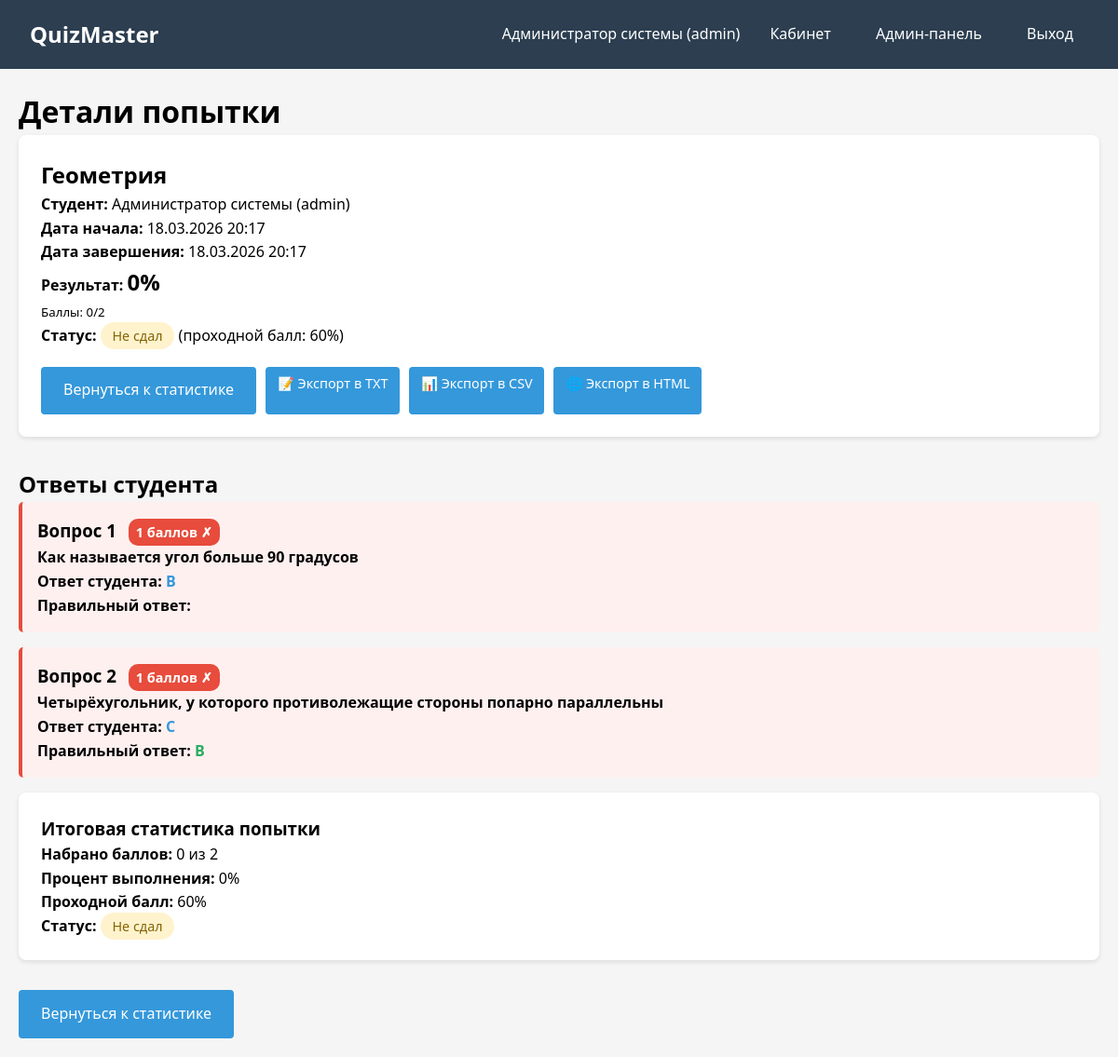
Screenshot of /attempt_details.php?attempt_id=14 (signed in) with the database file from the repository.
### tables this page shows
CREATE TABLE `attempts` (
  `id` int NOT NULL,
  `user_id` int NOT NULL,
  `quiz_id` int NOT NULL,
  `started_at` timestamp NULL DEFAULT CURRENT_TIMESTAMP,
  `finished_at` timestamp NULL DEFAULT NULL,
  `score` decimal(5,2) DEFAULT NULL,
  `completed` tinyint(1) DEFAULT '0'
);

CREATE TABLE `quizzes` (
  `id` int NOT NULL,
  `title` varchar(200) NOT NULL,
  `description` text,
  `category_id` int DEFAULT NULL,
  `author_id` int NOT NULL,
  `time_limit` int DEFAULT NULL COMMENT 'В секундах',
  `max_attempts` int DEFAULT '1',
  `passing_score` int DEFAULT '60',
  `is_published` tinyint(1) DEFAULT '0',
  `created_at` timestamp NULL DEFAULT CURRENT_TIMESTAMP
);

CREATE TABLE `users` (
  `id` int NOT NULL,
  `login` varchar(50) NOT NULL,
  `email` varchar(100) NOT NULL,
  `password_hash` varchar(255) NOT NULL,
  `role` enum('admin','teacher','student') NOT NULL DEFAULT 'student',
  `full_name` varchar(150) DEFAULT NULL,
  `created_at` timestamp NULL DEFAULT CURRENT_TIMESTAMP
);

CREATE TABLE `user_answers` (
  `id` int NOT NULL,
  `attempt_id` int NOT NULL,
  `question_id` int NOT NULL,
  `answer` text,
  `is_correct` tinyint(1) DEFAULT NULL,
  `checked_at` timestamp NULL DEFAULT NULL
);

CREATE TABLE `questions` (
  `id` int NOT NULL,
  `quiz_id` int NOT NULL,
  `question_text` text NOT NULL,
  `question_type` enum('single','multiple','matching','text') NOT NULL,
  `points` int DEFAULT '1',
  `options` json DEFAULT NULL COMMENT 'Варианты ответов, например {"А": "Текст", "В": "Текст2"}',
  `correct_answers` json DEFAULT NULL COMMENT 'Правильные ответы, например ["А"] или {"А": "1", "B": "2"}',
  `explanation` text COMMENT 'Пояснение после ответа'
);

### attempt_details.php (the view, shortened to what this page needs)
<?php
$attempt_id = $_GET['attempt_id'] ?? 0;
$db = getDB();
$attempt_stmt = $db->prepare("
    SELECT
        a.*,
        u.login,
        u.full_name,
        q.title as quiz_title,
        q.passing_score,
        (
            SELECT COALESCE(SUM(q2.points), 0)
            FROM questions q2
            WHERE q2.quiz_id = q.id
        ) as max_points
    FROM attempts a
    JOIN users u ON a.user_id = u.id
    JOIN quizzes q ON a.quiz_id = q.id
    WHERE a.id = ?
");
$attempt_stmt->execute([$attempt_id]);
$attempt = $attempt_stmt->fetch(PDO::FETCH_ASSOC);
$answers_stmt = $db->prepare("
    SELECT
        ua.*,
        q.question_text,
        q.question_type,
        q.options,
        q.correct_answers,
        q.explanation,
        q.points
    FROM user_answers ua
    JOIN questions q ON ua.question_id = q.id
    WHERE ua.attempt_id = ?
    ORDER BY q.id
");
$answers_stmt->execute([$attempt_id]);
$answers = $answers_stmt->fetchAll(PDO::FETCH_ASSOC);
?>
<!DOCTYPE html>
<html lang="ru">
<head>
    <link rel="stylesheet" href="style.css">
</head>
<body>
    <header>
        <nav class="navbar">
            <div class="logo">QuizMaster</div>
            <?php if(isset($_SESSION['user_id'])): ?>
                <div class="user-menu">
                    <span><?php echo htmlspecialchars($_SESSION['full_name']); ?> (<?php echo $_SESSION['role']; ?>)</span>
                    <a href="dashboard.php">Кабинет</a>
                    <?php if($_SESSION['role'] == 'admin'): ?>
                        <a href="admin.php">Админ-панель</a>
                    <?php endif; ?>
                    <a href="logout.php">Выход</a>
                </div>
            <?php else: ?>
                <a href="auth.php">Вход / Регистрация</a>
            <?php endif; ?>
        </nav>
    </header>
    <div class="container">
        <h1>Детали попытки</h1>
        <div class="attempt-summary">
            <h2><?php echo htmlspecialchars($attempt['quiz_title']); ?></h2>
            <p><strong>Студент:</strong> <?php echo htmlspecialchars($attempt['full_name']); ?> (<?php echo htmlspecialchars($attempt['login']); ?>)</p>
            <p><strong>Дата начала:</strong> <?php echo date('d.m.Y H:i', strtotime($attempt['started_at'])); ?></p>
            <p><strong>Дата завершения:</strong> <?php echo date('d.m.Y H:i', strtotime($attempt['finished_at'])); ?></p>
            <?php
            $total_earned = 0;
            $total_max = $attempt['max_points'];
            $percentage = $total_max > 0 ? ($total_earned / $total_max) * 100 : 0;
            ?>
            <p><strong>Результат:</strong>
                <span style="font-size: 1.5rem; font-weight: bold;"><?php echo round($percentage, 1); ?>%</span>
                <br>
                <small>Баллы: <?php echo $total_earned; ?>/<?php echo $total_max; ?></small>
            </p>
            <p><strong>Статус:</strong>
                <?php if($percentage >= $attempt['passing_score']): ?>
                    <span class="status completed">Сдал</span>
                <?php else: ?>
                    <span class="status in-progress">Не сдал</span>
                <?php endif; ?>
                (проходной балл: <?php echo $attempt['passing_score']; ?>%)
            </p>
            <div class="export-buttons">
                <a href="teacher_stats.php?quiz_id=<?php echo $attempt['quiz_id']; ?>" class="btn">Вернуться к статистике</a>
                <a href="export_results.php?attempt_id=<?php echo $attempt_id; ?>&what=attempt&type=txt" class="btn btn-small">
                    📝 Экспорт в TXT
                </a>
                <a href="export_results.php?attempt_id=<?php echo $attempt_id; ?>&what=attempt&type=csv" class="btn btn-small">
                    📊 Экспорт в CSV
                </a>
                <a href="export_results.php?attempt_id=<?php echo $attempt_id; ?>&what=attempt&type=html" class="btn btn-small">
                    🌐 Экспорт в HTML
                </a>
            </div>
        </div>
        <h2>Ответы студента</h2>
        <?php if(empty($answers)): ?>
            <p>Нет данных об ответах.</p>
        <?php else: ?>
            <?php foreach($answers as $index => $answer): ?>
                <?php
                $answer_class = '';
                if ($answer['is_correct'] == 1) {
                    $answer_class = 'correct';
                } elseif ($answer['is_correct'] == 0) {
                    $answer_class = 'incorrect';
                } else {
                    $answer_class = 'partial';
                }
                ?>
                <div class="answer-details <?php echo $answer_class; ?>">
                    <h3>
                        Вопрос <?php echo $index + 1; ?>
                        <span class="points-badge <?php echo $answer_class; ?>">
                            <?php echo $answer['points']; ?> баллов
                            <?php if($answer['is_correct'] == 1): ?>
                                ✓
                            <?php elseif($answer['is_correct'] == 0): ?>
                                ✗
                            <?php endif; ?>
                        </span>
                    </h3>
                    <p><strong><?php echo htmlspecialchars($answer['question_text']); ?></strong></p>
                    <p><strong>Ответ студента:</strong>
                        <span class="student-answer">
                            <?php
                            if ($answer['question_type'] === 'single' || $answer['question_type'] === 'text') {
                                echo htmlspecialchars($answer['answer'] ?? 'Нет ответа');
                            }
                            ?>
                        </span>
                    </p>
                    <?php if(!empty($answer['correct_answers'])): ?>
                        <p><strong>Правильный ответ:</strong>
                            <span class="correct-answer">
                                <?php
                                $correct_answers = json_decode($answer['correct_answers'], true);
                                if (is_array($correct_answers)) {
                                    if ($answer['question_type'] === 'single' || $answer['question_type'] === 'text') {
                                        echo htmlspecialchars($correct_answers[0] ?? '');
                                    } elseif ($answer['question_type'] === 'multiple') {
                                        echo htmlspecialchars(implode(', ', $correct_answers));
                                    }
                                }
                                ?>
                            </span>
                        </p>
                    <?php endif; ?>
                </div>
            <?php endforeach; ?>
            <div class="attempt-summary">
                <h3>Итоговая статистика попытки</h3>
                <p><strong>Набрано баллов:</strong> <?php echo $total_earned; ?> из <?php echo $total_max; ?></p>
                <p><strong>Процент выполнения:</strong> <?php echo round($percentage, 1); ?>%</p>
                <p><strong>Проходной балл:</strong> <?php echo $attempt['passing_score']; ?>%</p>
                <p><strong>Статус:</strong>
                    <?php if($percentage >= $attempt['passing_score']): ?>
                        <span class="status completed">Сдал</span>
                    <?php else: ?>
                        <span class="status in-progress">Не сдал</span>
                    <?php endif; ?>
                </p>
            </div>
        <?php endif; ?>
        <a href="teacher_stats.php?quiz_id=<?php echo $attempt['quiz_id']; ?>" class="btn">Вернуться к статистике</a>
    </div>
</body>
</html>

### style.css (style rules this page uses)
* { margin: 0; padding: 0; box-sizing: border-box; }
body { font-family: 'Segoe UI', Tahoma, Geneva, Verdana, sans-serif; line-height: 1.6; background: #f5f5f5; }
.container { max-width: 1200px; margin: 0 auto; padding: 20px; }
.navbar { background: #2c3e50; color: white; padding: 1rem 2rem; display: flex; justify-content: space-between; align-items: center; }
.logo { font-size: 1.5rem; font-weight: bold; }
.user-menu { display: flex; gap: 1rem; align-items: center; }
.user-menu a { color: white; text-decoration: none; padding: 0.5rem 1rem; border-radius: 4px; transition: background 0.3s; }
.btn { display: inline-block; padding: 0.8rem 1.5rem; background: #3498db; color: white; text-decoration: none; border: none; border-radius: 4px; cursor: pointer; transition: background 0.3s; font-size: 1rem; }
.btn-small { padding: 0.4rem 0.8rem; font-size: 0.9rem; }
.status { padding: 0.3rem 0.8rem; border-radius: 20px; font-size: 0.9rem; }
.status.in-progress { background: #fff3cd; color: #856404; }
* { -webkit-tap-highlight-color: transparent !important; tap-highlight-color: transparent !important; }
body, div, p, h1, h2, h3, h4, h5, h6, span, td, th, li { -webkit-user-select: none !important; -moz-user-select: none !important; -ms-user-select: none !important; user-select: none !important; }
a { -webkit-tap-highlight-color: rgba(0,0,0,0) !important; }
* { -webkit-user-select: none !important; -moz-user-select: none !important; -ms-user-select: none !important; user-select: none !important; -webkit-tap-highlight-color: transparent !important; -webkit-touch-callout: none !important; }
a, button { -webkit-tap-highlight-color: rgba(0,0,0,0) !important; tap-highlight-color: rgba(0,0,0,0) !important; }

### attempt_details.php (style rules this page uses)
.attempt-summary { background: white; padding: 1.5rem; border-radius: 8px; margin-bottom: 2rem; box-shadow: 0 2px 5px rgba(0,0,0,0.1); }
.answer-details { background: white; padding: 1rem; margin-bottom: 1rem; border-radius: 5px; border-left: 4px solid #ddd; }
.answer-details.incorrect { border-left-color: #e74c3c; background: #fff0f0; }
.correct-answer { color: #27ae60; font-weight: bold; }
.student-answer { color: #3498db; font-weight: bold; }
.points-badge { display: inline-block; padding: 0.2rem 0.5rem; background: #3498db; color: white; border-radius: 10px; font-size: 0.9rem; margin-left: 0.5rem; }
.points-badge.incorrect { background: #e74c3c; }
.export-buttons { display: flex; gap: 10px; margin-top: 20px; flex-wrap: wrap; }
.export-buttons a { text-decoration: none; }

### rows the page displays
attempts: quiz.title "Геометрия", user.full_name "Администратор системы", user.login "admin", started_at "18.03.2026 20:17", finished_at "18.03.2026 20:17", quiz.passing_score "60"
user_answers: question.points "1", question.question_text "Как называется угол больше 90 градусов", answer "B"
user_answers: question.points "1", question.question_text "Четырёхугольник, у которого противолежащие стороны попарно параллельны", answer "C", question.correct_answers "B"

### other values shown
$_SESSION['full_name'] "Администратор системы"
$_SESSION['role'] "admin"
$percentage "0"
$total_earned "0"
$total_max "2"
